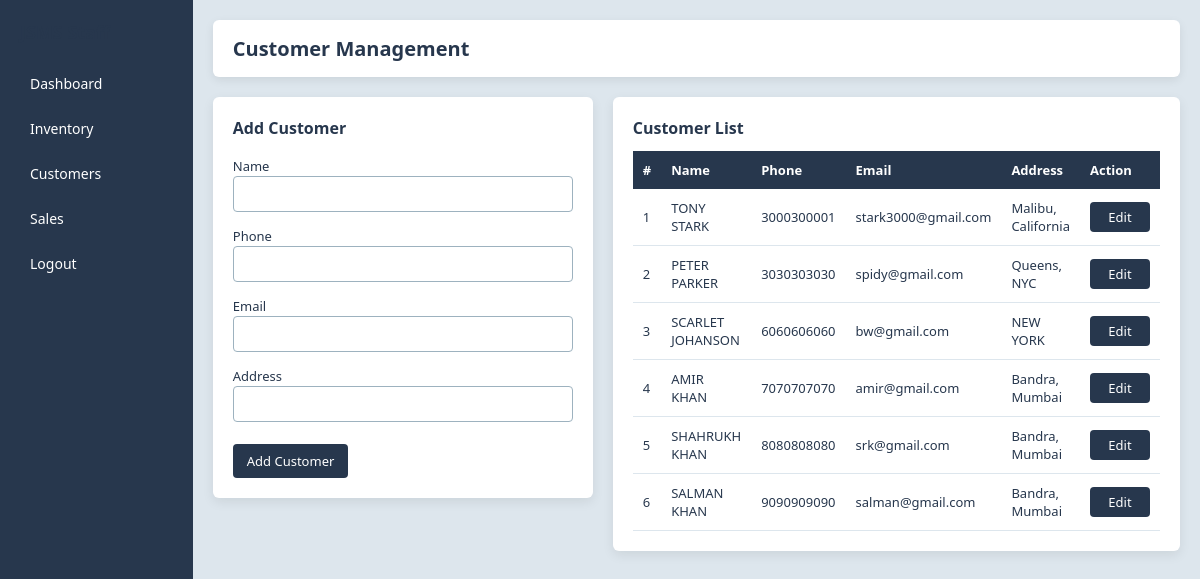
The app's page /staff/customers.php (signed in) with its own data.
### tables this page shows
CREATE TABLE `customers` (
  `id` int(11) NOT NULL,
  `name` varchar(100) DEFAULT NULL,
  `phone` varchar(20) DEFAULT NULL,
  `email` varchar(100) DEFAULT NULL,
  `address` varchar(255) DEFAULT NULL
);

### staff/customers.php (the view, shortened to what this page needs)
<?php
include("../config/db.php");
$editData = null;
?>
<!DOCTYPE html>
<html>
<head>
    <link rel="stylesheet" href="../assets/css/base.css">
    <link rel="stylesheet" href="../assets/css/staff-customers.css">
</head>
<body>
<div class="dashboard">
    <div class="sidebar">
        <h3>JSMS Staff</h3>
        <a href="dashboard.php">Dashboard</a>
        <a href="inventory.php">Inventory</a>
        <a href="customers.php">Customers</a>
        <a href="sales.php">Sales</a>
        <a href="../logout/logout.php">Logout</a>
    </div>
    <div class="main-content">
        <div class="header">
            <h2>Customer Management</h2>
        </div>
        <div class="content customer-layout">
            <div class="customer-form">
                <h3><?php echo $editData ? "Edit Customer" : "Add Customer"; ?></h3>
                <form method="post">
                    <div class="form-group">
                        <label>Name</label>
                        <input type="text" name="name"
                               value="<?php echo $editData['name'] ?? ''; ?>" required>
                    </div>
                    <div class="form-group">
                        <label>Phone</label>
                        <input type="text" name="phone"
                               value="<?php echo $editData['phone'] ?? ''; ?>" required>
                    </div>
                    <div class="form-group">
                        <label>Email</label>
                        <input type="email" name="email"
                               value="<?php echo $editData['email'] ?? ''; ?>">
                    </div>
                    <div class="form-group">
                        <label>Address</label>
                        <input type="text" name="address"
                               value="<?php echo $editData['address'] ?? ''; ?>">
                    </div>
                    <button class="btn" name="<?php echo $editData ? 'update' : 'add'; ?>">
                        <?php echo $editData ? "Update Customer" : "Add Customer"; ?>
                    </button>
                </form>
            </div>
            <div class="customer-table">
                <h3>Customer List</h3>
                <table>
                    <tr>
                        <th>#</th>
                        <th>Name</th>
                        <th>Phone</th>
                        <th>Email</th>
                        <th>Address</th>
                        <th>Action</th>
                    </tr>
                    <?php
                    $res = mysqli_query($conn, "SELECT * FROM customers ORDER BY id DESC");
                    $i = 1;
                    while ($row = mysqli_fetch_assoc($res)) {
                        echo "<tr>
                            <td>{$i}</td>
                            <td>{$row['name']}</td>
                            <td>{$row['phone']}</td>
                            <td>{$row['email']}</td>
                            <td>{$row['address']}</td>
                            <td>
                                <a href='customers.php?edit={$row['id']}' class='btn btn-edit'>Edit</a>
                            </td>
                        </tr>";
                        $i++;
                    }
                    ?>
                </table>
            </div>
        </div>
    </div>
</div>
</body>
</html>

### assets/css/base.css (style rules this page uses)
* { margin: 0; padding: 0; box-sizing: border-box; font-family: "Segoe UI", Arial, sans-serif; }
body { background: #DDE6ED; color: #27374D; }
h1, h2, h3 { color: #27374D; }
.btn { background: #27374D; color: #ffffff; padding: 10px 14px; border: none; border-radius: 5px; font-size: 14px; }
input, select { width: 100%; padding: 10px; border: 1px solid #9DB2BF; border-radius: 5px; font-size: 14px; }

### assets/css/staff-customers.css (style rules this page uses)
.dashboard { display: flex; min-height: 100vh; background: #DDE6ED; }
.sidebar { width: 220px; background: #27374D; color: #ffffff; padding: 20px; }
.sidebar h3 { margin-bottom: 20px; font-size: 18px; }
.sidebar a { display: block; padding: 10px; margin-bottom: 6px; color: #ffffff; text-decoration: none; border-radius: 4px; font-size: 14px; }
.main-content { flex: 1; padding: 20px; }
.header { background: #ffffff; padding: 15px 20px; border-radius: 6px; margin-bottom: 20px; box-shadow: 0 3px 10px rgba(0,0,0,0.08); }
.header h2 { margin: 0; font-size: 20px; color: #27374D; }
.customer-layout { display: grid; grid-template-columns: 380px 1fr; gap: 20px; align-items: start; }
.customer-form { background: #ffffff; padding: 20px; border-radius: 6px; box-shadow: 0 4px 12px rgba(0,0,0,0.08); }
.customer-form h3 { margin-bottom: 15px; font-size: 16px; color: #27374D; }
.customer-form .form-group { margin-bottom: 12px; }
.customer-form label { font-size: 13px; color: #27374D; }
.customer-form input { width: 100%; padding: 8px; font-size: 13px; border: 1px solid #9DB2BF; border-radius: 4px; }
.customer-form .btn { margin-top: 10px; background: #27374D; color: #ffffff; padding: 8px 14px; font-size: 13px; border: none; border-radius: 4px; cursor: pointer; }
.customer-table { background: #ffffff; padding: 20px; border-radius: 6px; box-shadow: 0 4px 12px rgba(0,0,0,0.08); }
.customer-table h3 { margin-bottom: 12px; font-size: 16px; color: #27374D; }
.customer-table table { width: 100%; border-collapse: collapse; font-size: 13px; }
.customer-table th { background: #27374D; color: #ffffff; padding: 10px; text-align: left; }
.customer-table td { padding: 10px; border-bottom: 1px solid #DDE6ED; }
.customer-table a { text-decoration: none !important; }
.customer-table .btn-edit { display: inline-block; padding: 6px 12px; font-size: 13px; background: #27374D; color: #ffffff !important; border-radius: 4px; text-align: center; min-width: 60px; }
.customer-table td:last-child { text-align: center; }

### records on screen
customers: name "TONY STARK", phone "3000300001", email "stark3000@gmail.com", address "Malibu, California"
customers: name "PETER PARKER", phone "3030303030", email "spidy@gmail.com", address "Queens, NYC"
customers: name "SCARLET JOHANSON", phone "6060606060", email "bw@gmail.com", address "NEW YORK"
customers: name "AMIR KHAN", phone "7070707070", email "amir@gmail.com", address "Bandra, Mumbai"
customers: name "SHAHRUKH KHAN", phone "8080808080", email "srk@gmail.com", address "Bandra, Mumbai"
customers: name "SALMAN KHAN", phone "9090909090", email "salman@gmail.com", address "Bandra, Mumbai"
